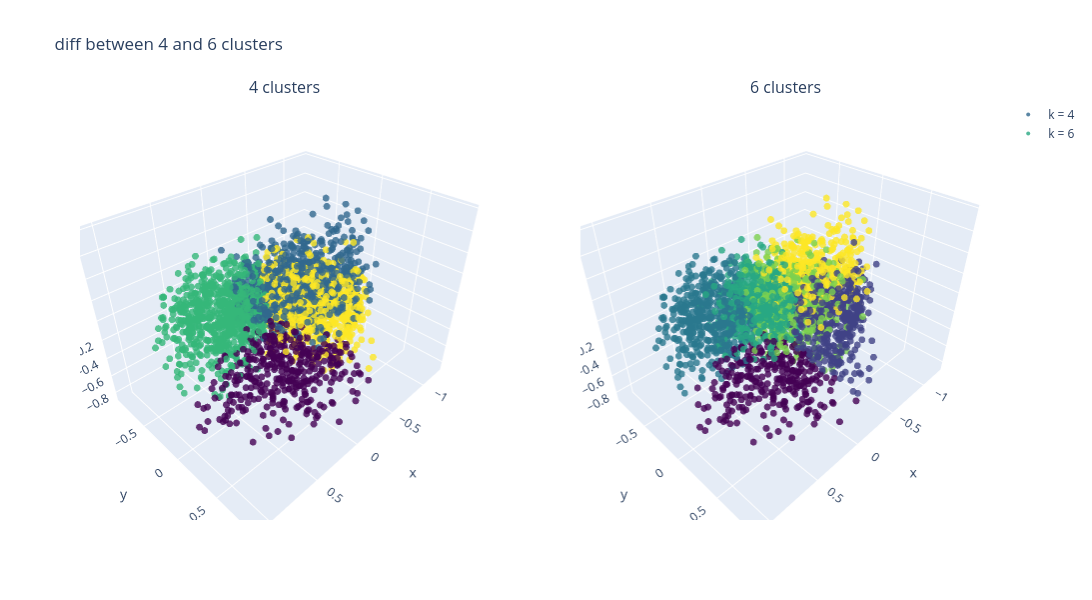

Notebook code cell kept with this figure:
### Code cell
fig = make_subplots(rows = 1, cols = 2, specs = [[{'type': 'scene'}, {'type': 'scene'}]], subplot_titles = ('4 clusters', '6 clusters'))

fig.add_trace(go.Scatter3d(x = axes[:, 0], y = axes[:, 1], z = axes[:, 2], mode = 'markers',
                           marker = dict(size = 4, color = labels_4, colorscale = 'Viridis', opacity = 0.8), name = 'k = 4'), row = 1, col = 1)

fig.add_trace(go.Scatter3d(x = axes[:, 0], y = axes[:, 1], z = axes[:, 2], mode = 'markers',
                           marker = dict(size = 4, color = labels_6, colorscale = 'Viridis', opacity = 0.8), name = 'k = 6'), row = 1, col = 2)

fig.update_layout(height = 600, width = 1200, title_text = 'diff between 4 and 6 clusters')
fig.show()

### Figure 1 — Plotly figure (JSON) as saved in the notebook; plotly's stock layout.template omitted (floating-point values rounded to 4 significant figures; data arrays with more than 128 entries replaced by an {"elided": "..."} marker saying what was removed)
{"data": [{"marker": {"color": {"elided": "2695 int values"}, "colorscale": [[0, "#440154"], [0.1111, "#482878"], [0.2222, "#3e4989"], [0.3333, "#31688e"], [0.4444, "#26828e"], [0.5556, "#1f9e89"], [0.6667, "#35b779"], [0.7778, "#6ece58"], [0.8889, "#b5de2b"], [1, "#fde725"]], "opacity": 0.8, "size": 4}, "mode": "markers", "name": "k = 4", "scene": "scene", "type": "scatter3d", "x": {"elided": "2695 float values"}, "y": {"elided": "2695 float values"}, "z": {"elided": "2695 float values"}}, {"marker": {"color": {"elided": "2695 int values"}, "colorscale": [[0, "#440154"], [0.1111, "#482878"], [0.2222, "#3e4989"], [0.3333, "#31688e"], [0.4444, "#26828e"], [0.5556, "#1f9e89"], [0.6667, "#35b779"], [0.7778, "#6ece58"], [0.8889, "#b5de2b"], [1, "#fde725"]], "opacity": 0.8, "size": 4}, "mode": "markers", "name": "k = 6", "scene": "scene2", "type": "scatter3d", "x": {"elided": "2695 float values"}, "y": {"elided": "2695 float values"}, "z": {"elided": "2695 float values"}}], "layout": {"annotations": [{"font": {"size": 16}, "showarrow": false, "text": "4 clusters", "x": 0.225, "xanchor": "center", "xref": "paper", "y": 1, "yanchor": "bottom", "yref": "paper"}, {"font": {"size": 16}, "showarrow": false, "text": "6 clusters", "x": 0.775, "xanchor": "center", "xref": "paper", "y": 1, "yanchor": "bottom", "yref": "paper"}], "height": 600, "scene": {"domain": {"x": [0, 0.45], "y": [0, 1]}}, "scene2": {"domain": {"x": [0.55, 1], "y": [0, 1]}}, "title": {"text": "diff between 4 and 6 clusters"}, "width": 1200}}
